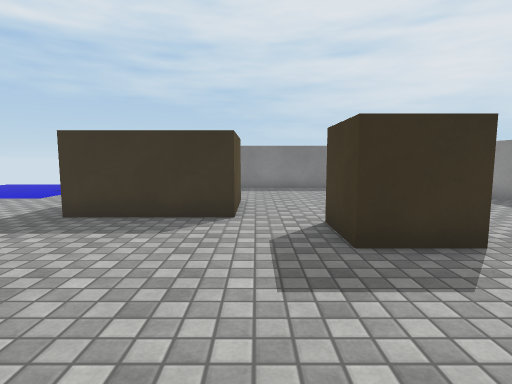
view 1 (above)

19 first-person views from a walk through a scene from a Unity 3-D project. The camera is 1.2 m above the floor, tilts 6° down and sees 80° across. The floor is counted in squares, 0.9 m on a side. Each view is taken from the middle of a square. On the plan, view 1 faces up. The plan holds only what a view shows up to about 14 squares ahead; the rest is blank. The player character is not drawn. Surface patterns are stand-ins for the level's own textures.

view 2
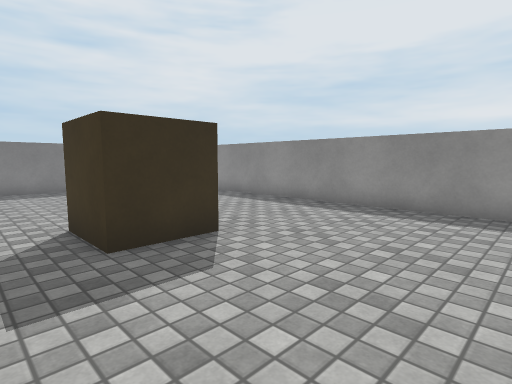

view 3
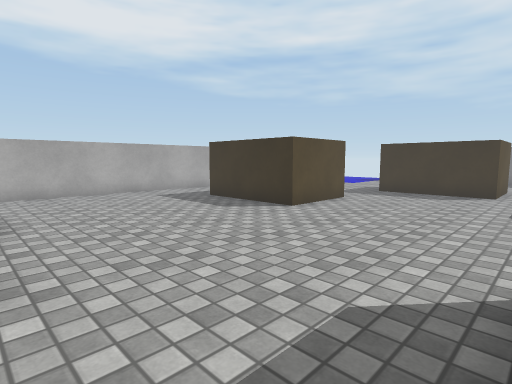

view 4
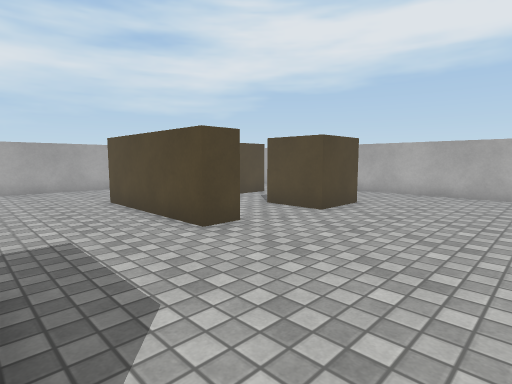

view 5
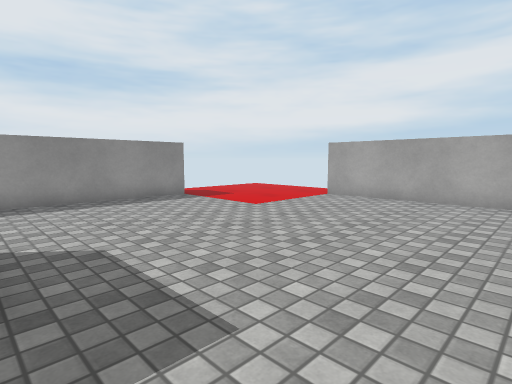

view 6
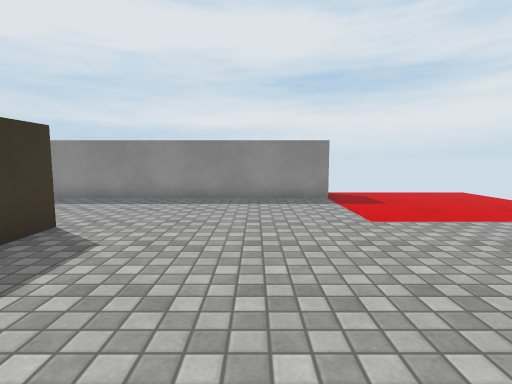

view 7
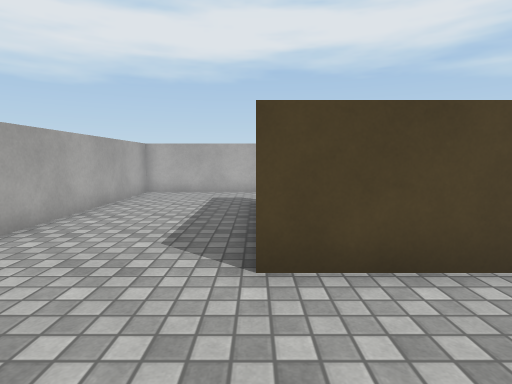

view 8
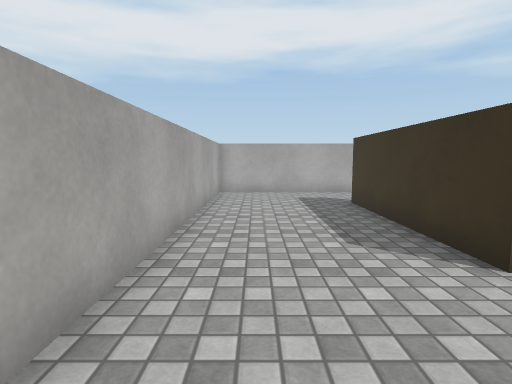

view 9
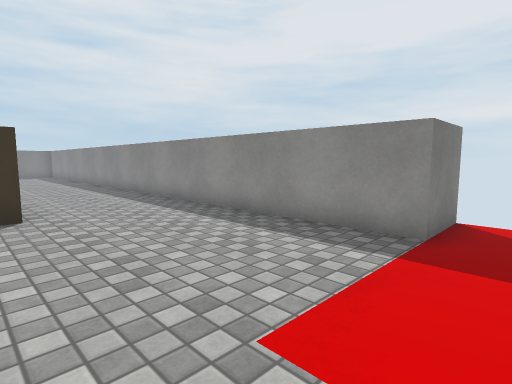

view 10
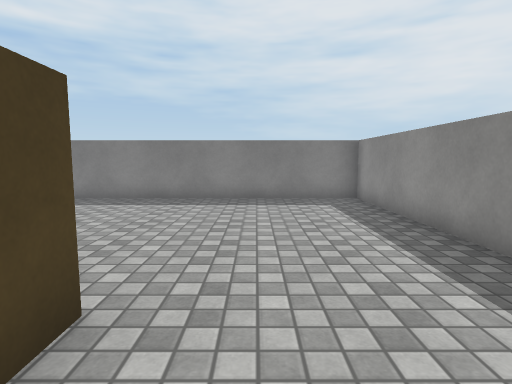

view 11
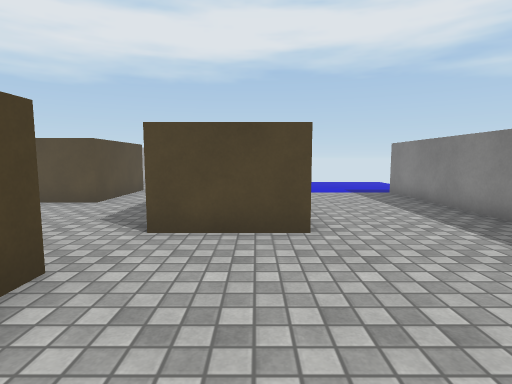

view 12
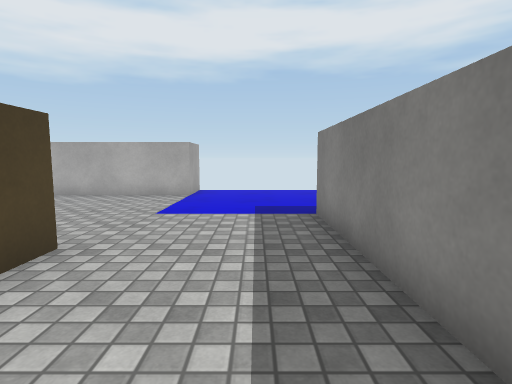

view 13
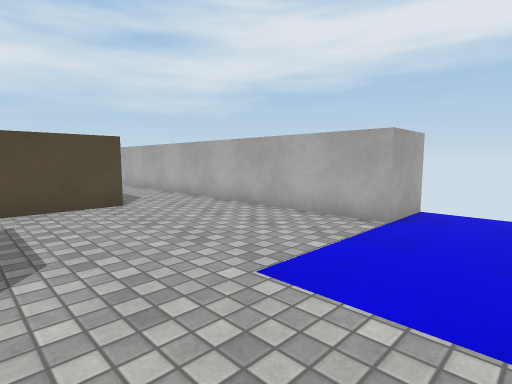

view 14
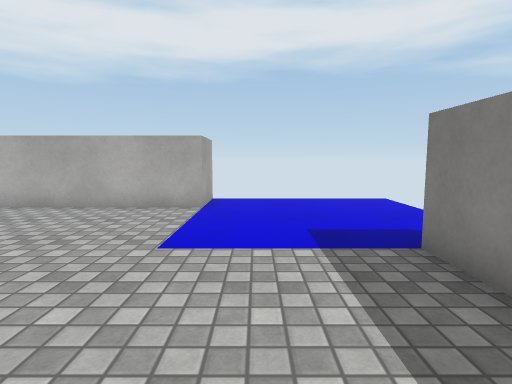

view 15
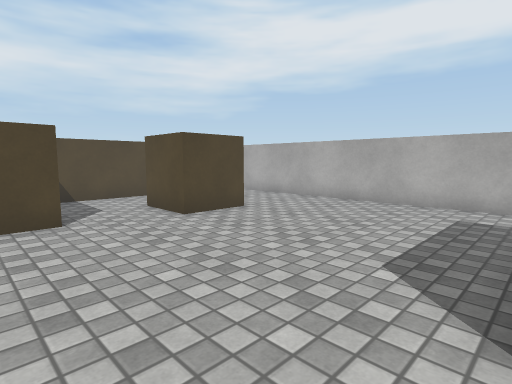

view 16
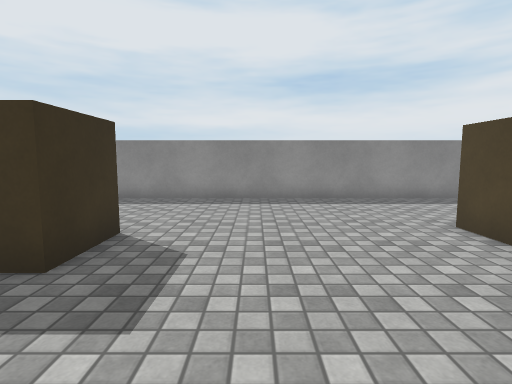

view 17
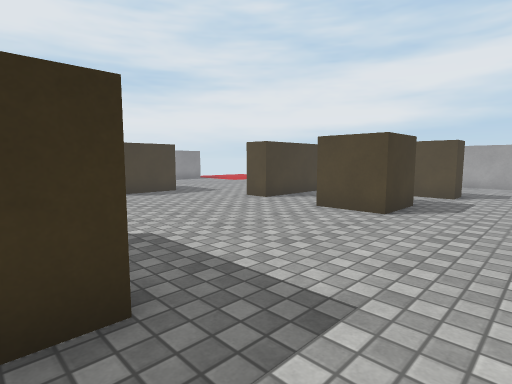

view 18
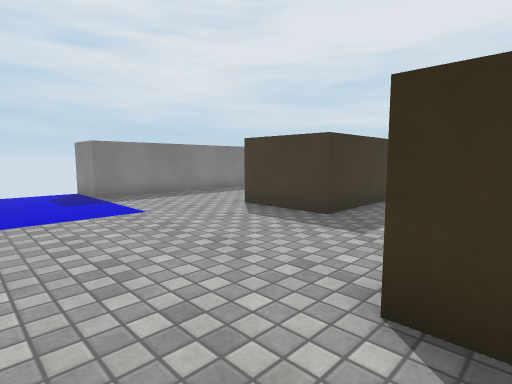

view 19
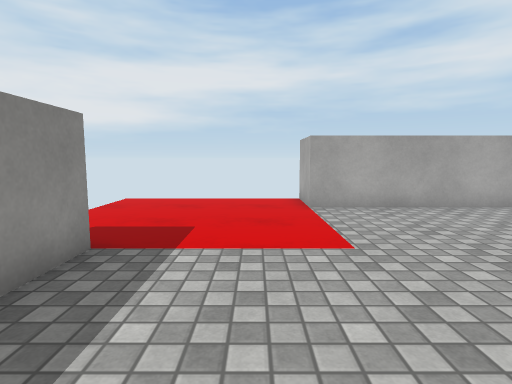

### Floor plan
Points are (right, up) in squares from view 1. A wall is a line through its corners. A room is listed if a view was taken in it or the views show most of it. See-through windows are left out.
Room 1 (views 1, 2, 3, 4, 5, 6, 7, 8, 9, 10, 11, 12, 13, 14, 15, 16, 17, 18, 19)
walls: (2.6, -2) (4, -2); (1, -5.1) (1, -2.8); (4.1, -5) (2.6, -5); (-8.5, 3.1) (-8.5, 4) (-4.5, 4) (-4.5, 1) (-8.5, 1) (-8.5, 1.9); (-3.5, -9.4) (-3.5, -6) (-2.5, -6) (-2.5, -11) (-8.5, -11) (-8.5, -10) (-4.2, -10); (-0.5, 10.1) (-0.5, 7) (-4.5, 7) (-4.5, 10) (-3.5, 10); (10.6, -11.5) (8.5, -11.5) (8.5, 14.5) (-7.5, 14.5) (-7.5, 16.5); (-13.6, 10.5) (-11.5, 10.5) (-11.5, -15.5) (4.5, -15.5) (4.5, -17.5)
objects: brown cube (-8, -7) to (-6, -6); brown cube (2, 5) to (3, 6)

Positions as (right, up) in squares from view 1, and headings:
1: (0, 0), facing up
2: (0, 0), facing up-right
3: (1, -6), facing up-left
4: (1, -1), facing down-left
5: (-2, -5), facing down-right
6: (-2, -9), facing right
7: (1, -11), facing left
8: (1, -14), facing left
9: (3, -13), facing up-right
10: (5, 4), facing up
11: (5, 9), facing left
12: (0, 13), facing left
13: (-5, 13), facing down-left
14: (-3, 12), facing left
15: (-2, 1), facing down-left
16: (-2, 2), facing right
17: (-11, 2), facing down-right
18: (-11, 3), facing up-right
19: (6, -7), facing down
